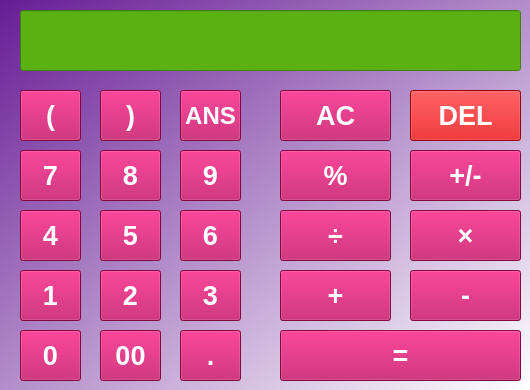
    <widget class="QWidget" name="tab1">
     <property name="accessibleName">
      <string/>
     </property>
     <property name="autoFillBackground">
      <bool>false</bool>
     </property>
     <property name="styleSheet">
      <string notr="true">background-color: qlineargradient(spread:pad, x1:0, y1:0, x2:1, y2:1, stop:0 rgba(103, 28, 149, 255), stop:1 rgba(255, 255, 255, 255));</string>
     </property>
     <attribute name="title">
      <string>Basic Calculator</string>
     </attribute>
     <widget class="QPushButton" name="btnAdd_1">
      <property name="geometry">
       <rect>
        <x>280</x>
        <y>270</y>
        <width>111</width>
        <height>51</height>
       </rect>
      </property>
      <property name="font">
       <font>
        <pointsize>20</pointsize>
        <weight>75</weight>
        <bold>true</bold>
       </font>
      </property>
      <property name="styleSheet">
       <string notr="true">QPushButton{
background: rgb(182, 7, 86);
color:white;
}
QPushButton:hover{
background-color:rgb(255, 85, 127);
}</string>
      </property>
      <property name="text">
       <string>+</string>
      </property>
     </widget>
     <widget class="QPushButton" name="btnSubtract_1">
      <property name="geometry">
       <rect>
        <x>410</x>
        <y>270</y>
        <width>111</width>
        <height>51</height>
       </rect>
      </property>
      <property name="font">
       <font>
        <pointsize>20</pointsize>
        <weight>75</weight>
        <bold>true</bold>
       </font>
      </property>
      <property name="styleSheet">
       <string notr="true">QPushButton{
background: rgb(182, 7, 86);
color:white;
}
QPushButton:hover{
background-color:rgb(255, 85, 127);
}</string>
      </property>
      <property name="text">
       <string>-</string>
      </property>
     </widget>
     <widget class="QPushButton" name="btnMulti_1">
      <property name="geometry">
       <rect>
        <x>410</x>
        <y>210</y>
        <width>111</width>
        <height>51</height>
       </rect>
      </property>
      <property name="font">
       <font>
        <pointsize>20</pointsize>
        <weight>75</weight>
        <bold>true</bold>
       </font>
      </property>
      <property name="styleSheet">
       <string notr="true">QPushButton{
background: rgb(182, 7, 86);
color:white;
}
QPushButton:hover{
background-color:rgb(255, 85, 127);
}</string>
      </property>
      <property name="text">
       <string>×</string>
      </property>
     </widget>
     <widget class="QPushButton" name="btndiv_1">
      <property name="geometry">
       <rect>
        <x>280</x>
        <y>210</y>
        <width>111</width>
        <height>51</height>
       </rect>
      </property>
      <property name="font">
       <font>
        <pointsize>20</pointsize>
        <weight>75</weight>
        <bold>true</bold>
       </font>
      </property>
      <property name="styleSheet">
       <string notr="true">QPushButton{
background: rgb(182, 7, 86);
color:white;
}
QPushButton:hover{
background-color:rgb(255, 85, 127);
}</string>
      </property>
      <property name="text">
       <string>÷</string>
      </property>
     </widget>
     <widget class="QPushButton" name="btnEqual_1">
      <property name="geometry">
       <rect>
        <x>280</x>
        <y>330</y>
        <width>241</width>
        <height>51</height>
       </rect>
      </property>
      <property name="font">
       <font>
        <pointsize>20</pointsize>
        <weight>75</weight>
        <bold>true</bold>
       </font>
      </property>
      <property name="styleSheet">
       <string notr="true">QPushButton{
background: rgb(182, 7, 86);
color:white;
}
QPushButton:hover{
background-color:rgb(255, 85, 127);
}</string>
      </property>
      <property name="text">
       <string>=</string>
      </property>
     </widget>
     <widget class="QPushButton" name="btn7_1">
      <property name="geometry">
       <rect>
        <x>20</x>
        <y>150</y>
        <width>61</width>
        <height>51</height>
       </rect>
      </property>
      <property name="font">
       <font>
        <pointsize>20</pointsize>
        <weight>75</weight>
        <bold>true</bold>
       </font>
      </property>
      <property name="styleSheet">
       <string notr="true">QPushButton{
background: rgb(182, 7, 86);
color:white;
}
QPushButton:hover{
background-color:rgb(255, 85, 127);
}</string>
      </property>
      <property name="text">
       <string>7</string>
      </property>
     </widget>
     <widget class="QPushButton" name="btn8_1">
      <property name="geometry">
       <rect>
        <x>100</x>
        <y>150</y>
        <width>61</width>
        <height>51</height>
       </rect>
      </property>
      <property name="font">
       <font>
        <pointsize>20</pointsize>
        <weight>75</weight>
        <bold>true</bold>
       </font>
      </property>
      <property name="styleSheet">
       <string notr="true">QPushButton{
background: rgb(182, 7, 86);
color:white;
}
QPushButton:hover{
background-color:rgb(255, 85, 127);
}</string>
      </property>
      <property name="text">
       <string>8</string>
      </property>
     </widget>
     <widget class="QPushButton" name="btn9_1">
      <property name="geometry">
       <rect>
        <x>180</x>
        <y>150</y>
        <width>61</width>
        <height>51</height>
       </rect>
      </property>
      <property name="font">
       <font>
        <pointsize>20</pointsize>
        <weight>75</weight>
        <bold>true</bold>
       </font>
      </property>
      <property name="styleSheet">
       <string notr="true">QPushButton{
background: rgb(182, 7, 86);
color:white;
}
QPushButton:hover{
background-color:rgb(255, 85, 127);
}</string>
      </property>
      <property name="text">
       <string>9</string>
      </property>
     </widget>
     <widget class="QPushButton" name="btn4_1">
      <property name="geometry">
       <rect>
        <x>20</x>
        <y>210</y>
        <width>61</width>
        <height>51</height>
       </rect>
      </property>
      <property name="font">
       <font>
        <pointsize>20</pointsize>
        <weight>75</weight>
        <bold>true</bold>
       </font>
      </property>
      <property name="styleSheet">
       <string notr="true">QPushButton{
background: rgb(182, 7, 86);
color:white;
}
QPushButton:hover{
background-color:rgb(255, 85, 127);
}</string>
      </property>
      <property name="text">
       <string>4</string>
      </property>
     </widget>
     <widget class="QPushButton" name="btn5_1">
      <property name="geometry">
       <rect>
        <x>100</x>
        <y>210</y>
        <width>61</width>
        <height>51</height>
       </rect>
      </property>
      <property name="font">
       <font>
        <pointsize>20</pointsize>
        <weight>75</weight>
        <bold>true</bold>
       </font>
      </property>
      <property name="styleSheet">
       <string notr="true">QPushButton{
background: rgb(182, 7, 86);
color:white;
}
QPushButton:hover{
background-color:rgb(255, 85, 127);
}</string>
      </property>
      <property name="text">
       <string>5</string>
      </property>
     </widget>
     <widget class="QPushButton" name="btn6_1">
      <property name="geometry">
       <rect>
        <x>180</x>
        <y>210</y>
        <width>61</width>
        <height>51</height>
       </rect>
      </property>
      <property name="font">
       <font>
        <pointsize>20</pointsize>
        <weight>75</weight>
        <bold>true</bold>
       </font>
      </property>
      <property name="styleSheet">
       <string notr="true">QPushButton{
background: rgb(182, 7, 86);
color:white;
}
QPushButton:hover{
background-color:rgb(255, 85, 127);
}</string>
      </property>
      <property name="text">
       <string>6</string>
      </property>
     </widget>
     <widget class="QPushButton" name="btn1_1">
      <property name="geometry">
       <rect>
        <x>20</x>
        <y>270</y>
        <width>61</width>
        <height>51</height>
       </rect>
      </property>
      <property name="font">
       <font>
        <pointsize>20</pointsize>
        <weight>75</weight>
        <bold>true</bold>
       </font>
      </property>
      <property name="styleSheet">
       <string notr="true">QPushButton{
background: rgb(182, 7, 86);
color:white;
}
QPushButton:hover{
background-color:rgb(255, 85, 127);
}</string>
      </property>
      <property name="text">
       <string>1</string>
      </property>
     </widget>
     <widget class="QPushButton" name="btn2_1">
      <property name="geometry">
       <rect>
        <x>100</x>
        <y>270</y>
        <width>61</width>
        <height>51</height>
       </rect>
      </property>
      <property name="font">
       <font>
        <pointsize>20</pointsize>
        <weight>75</weight>
        <bold>true</bold>
       </font>
      </property>
      <property name="styleSheet">
       <string notr="true">QPushButton{
background: rgb(182, 7, 86);
color:white;
}
QPushButton:hover{
background-color:rgb(255, 85, 127);
}</string>
      </property>
      <property name="text">
       <string>2</string>
      </property>
     </widget>
     <widget class="QPushButton" name="btn3_1">
      <property name="geometry">
       <rect>
        <x>180</x>
        <y>270</y>
        <width>61</width>
        <height>51</height>
       </rect>
      </property>
      <property name="font">
       <font>
        <pointsize>20</pointsize>
        <weight>75</weight>
        <bold>true</bold>
       </font>
      </property>
      <property name="styleSheet">
       <string notr="true">QPushButton{
background: rgb(182, 7, 86);
color:white;
}
QPushButton:hover{
background-color:rgb(255, 85, 127);
}</string>
      </property>
      <property name="text">
       <string>3</string>
      </property>
     </widget>
     <widget class="QPushButton" name="btn00_1">
      <property name="geometry">
       <rect>
        <x>100</x>
        <y>330</y>
        <width>61</width>
        <height>51</height>
       </rect>
      </property>
      <property name="font">
       <font>
        <pointsize>20</pointsize>
        <weight>75</weight>
        <bold>true</bold>
       </font>
      </property>
      <property name="styleSheet">
       <string notr="true">QPushButton{
background: rgb(182, 7, 86);
color:white;
}
QPushButton:hover{
background-color:rgb(255, 85, 127);
}</string>
      </property>
      <property name="text">
       <string>00</string>
      </property>
     </widget>
     <widget class="QPushButton" name="btnDot_1">
      <property name="geometry">
       <rect>
        <x>180</x>
        <y>330</y>
        <width>61</width>
        <height>51</height>
       </rect>
      </property>
      <property name="font">
       <font>
        <pointsize>20</pointsize>
        <weight>75</weight>
        <bold>true</bold>
       </font>
      </property>
      <property name="styleSheet">
       <string notr="true">QPushButton{
background: rgb(182, 7, 86);
color:white;
}
QPushButton:hover{
background-color:rgb(255, 85, 127);
}</string>
      </property>
      <property name="text">
       <string>.</string>
      </property>
     </widget>
     <widget class="QPushButton" name="btn0_1">
      <property name="geometry">
       <rect>
        <x>20</x>
        <y>330</y>
        <width>61</width>
        <height>51</height>
       </rect>
      </property>
      <property name="font">
       <font>
        <pointsize>20</pointsize>
        <weight>75</weight>
        <bold>true</bold>
       </font>
      </property>
      <property name="styleSheet">
       <string notr="true">QPushButton{
background: rgb(182, 7, 86);
color:white;
}
QPushButton:hover{
background-color:rgb(255, 85, 127);
}</string>
      </property>
      <property name="text">
       <string>0</string>
      </property>
     </widget>
     <widget class="QLineEdit" name="lineEditScreen">
      <property name="geometry">
       <rect>
        <x>20</x>
        <y>10</y>
        <width>501</width>
        <height>61</height>
       </rect>
      </property>
      <property name="font">
       <font>
        <pointsize>24</pointsize>
       </font>
      </property>
      <property name="styleSheet">
       <string notr="true">background: rgb(91, 177, 20) ;

</string>
      </property>
      <property name="readOnly">
       <bool>true</bool>
      </property>
     </widget>
     <widget class="QPushButton" name="btnLeftBracket_1">
      <property name="geometry">
       <rect>
        <x>20</x>
        <y>90</y>
        <width>61</width>
        <height>51</height>
       </rect>
      </property>
      <property name="font">
       <font>
        <pointsize>20</pointsize>
        <weight>75</weight>
        <bold>true</bold>
       </font>
      </property>
      <property name="styleSheet">
       <string notr="true">QPushButton{
background: rgb(182, 7, 86);
color:white;
}
QPushButton:hover{
background-color:rgb(255, 85, 127);
}</string>
      </property>
      <property name="text">
       <string>(</string>
      </property>
     </widget>
     <widget class="QPushButton" name="btnANS_1">
      <property name="geometry">
       <rect>
        <x>180</x>
        <y>90</y>
        <width>61</width>
        <height>51</height>
       </rect>
      </property>
      <property name="font">
       <font>
        <pointsize>18</pointsize>
        <weight>75</weight>
        <bold>true</bold>
       </font>
      </property>
      <property name="styleSheet">
       <string notr="true">QPushButton{
background: rgb(182, 7, 86);
color:white;
}
QPushButton:hover{
background-color:rgb(255, 85, 127);
}</string>
      </property>
      <property name="text">
       <string>ANS</string>
      </property>
     </widget>
     <widget class="QPushButton" name="btnRightBracket_1">
      <property name="geometry">
       <rect>
        <x>100</x>
        <y>90</y>
        <width>61</width>
        <height>51</height>
       </rect>
      </property>
      <property name="font">
       <font>
        <pointsize>20</pointsize>
        <weight>75</weight>
        <bold>true</bold>
       </font>
      </property>
      <property name="styleSheet">
       <string notr="true">QPushButton{
background: rgb(182, 7, 86);
color:white;
}
QPushButton:hover{
background-color:rgb(255, 85, 127);
}</string>
      </property>
      <property name="text">
       <string>)</string>
      </property>
     </widget>
     <widget class="QPushButton" name="btnAC_1">
      <property name="geometry">
       <rect>
        <x>280</x>
        <y>90</y>
        <width>111</width>
        <height>51</height>
       </rect>
      </property>
      <property name="font">
       <font>
        <pointsize>20</pointsize>
        <weight>75</weight>
        <bold>true</bold>
       </font>
      </property>
      <property name="styleSheet">
       <string notr="true">QPushButton{
background: rgb(182, 7, 86);
color:white;
}
QPushButton:hover{
background-color:rgb(255, 85, 127);
}</string>
      </property>
      <property name="text">
       <string>AC</string>
      </property>
     </widget>
     <widget class="QPushButton" name="btnDEL_1">
      <property name="geometry">
       <rect>
        <x>410</x>
        <y>90</y>
        <width>111</width>
        <height>51</height>
       </rect>
      </property>
      <property name="font">
       <font>
        <pointsize>20</pointsize>
        <weight>75</weight>
        <bold>true</bold>
       </font>
      </property>
      <property name="styleSheet">
       <string notr="true">QPushButton{
background: rgb(207, 0, 3);
color:white;
}
QPushButton:hover{
background-color:rgb(235, 6, 10);
}</string>
      </property>
      <property name="text">
       <string>DEL</string>
      </property>
     </widget>
     <widget class="QPushButton" name="btnPercent_1">
      <property name="geometry">
       <rect>
        <x>280</x>
        <y>150</y>
        <width>111</width>
        <height>51</height>
       </rect>
      </property>
      <property name="font">
       <font>
        <pointsize>20</pointsize>
        <weight>75</weight>
        <bold>true</bold>
       </font>
      </property>
      <property name="styleSheet">
       <string notr="true">QPushButton{
background: rgb(182, 7, 86);
color:white;
}
QPushButton:hover{
background-color:rgb(255, 85, 127);
}</string>
      </property>
      <property name="text">
       <string>%</string>
      </property>
     </widget>
     <widget class="QPushButton" name="btnMinPls_1">
      <property name="geometry">
       <rect>
        <x>410</x>
        <y>150</y>
        <width>111</width>
        <height>51</height>
       </rect>
      </property>
      <property name="font">
       <font>
        <pointsize>20</pointsize>
        <weight>75</weight>
        <bold>true</bold>
       </font>
      </property>
      <property name="styleSheet">
       <string notr="true">QPushButton{
background: rgb(182, 7, 86);
color:white;
}
QPushButton:hover{
background-color:rgb(255, 85, 127);
}</string>
      </property>
      <property name="text">
       <string>+/-</string>
      </property>
     </widget>
    </widget>
